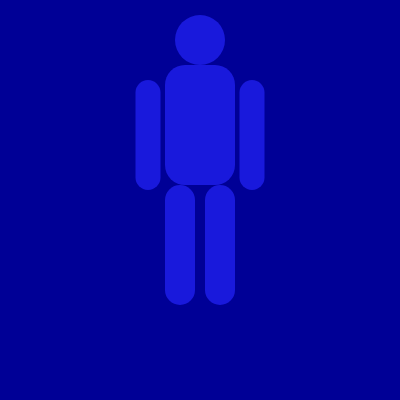
Frame 1 (no input)
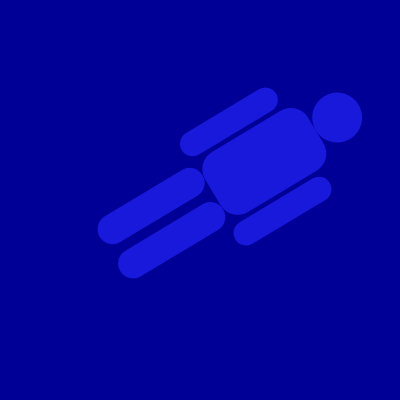
Frame 60 (no input)
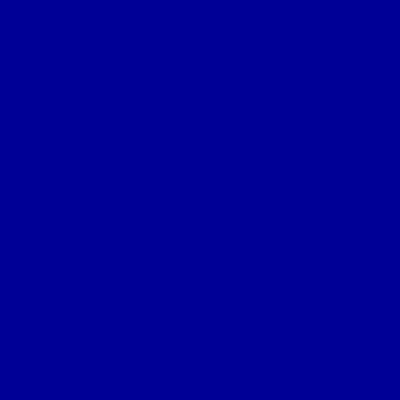
Frame 120 (the mouse pressed at the canvas centre since frame 60)

The p5.js sketch that drew these frames (run headless with seeded random() and noise() and a simulated clock; from frame 60 on, the mouse is pressed at the canvas centre):

// p5.js sketch
// ── sketch.js
// DM2008 — Activity 3b
// One Function Wonder (30 min)
//
// Write a function that draws a shape or group of shapes.
// It should take at least one parameter — try x, y, size, or color.
// Call it several times with different values to create variation.
//
// Ideas: a simple face, a flower, a house, an icon.
// Example: myShape(100, 200, 50); myShape(300, 200, 80);
//
// Stretch: call your function inside a for loop to create a repeating pattern.

let angle = 0;
let showPerson = true;

function setup() {
  createCanvas(400, 400);
  rectMode(CENTER);
  angleMode(DEGREES);
}

function draw() {
  background(0,0,150);

  translate(width / 2, height / 2);
  rotate(angle);

  if (showPerson) {
    person();
  }

  angle = angle + 1;
}

function mousePressed() {
  showPerson = !showPerson;
}

function person() {
  noStroke();
  fill(25, 25, 220);

  // head
  ellipse(0, -160, 50);
  // body
  rect(0, -75, 70, 120, 20);
  // arm_L
  rect(-52, -65, 25, 110, 35);
  // arm_R
  rect(52, -65, 25, 110, 35);
  // leg_R
  rect(-20, 45, 30, 120, 35);
  // leg_L
  rect(20, 45, 30, 120, 35);
}

  // Call your function here with different values each time

// Define your function outside draw()
// It can be called from anywhere in your sketch
